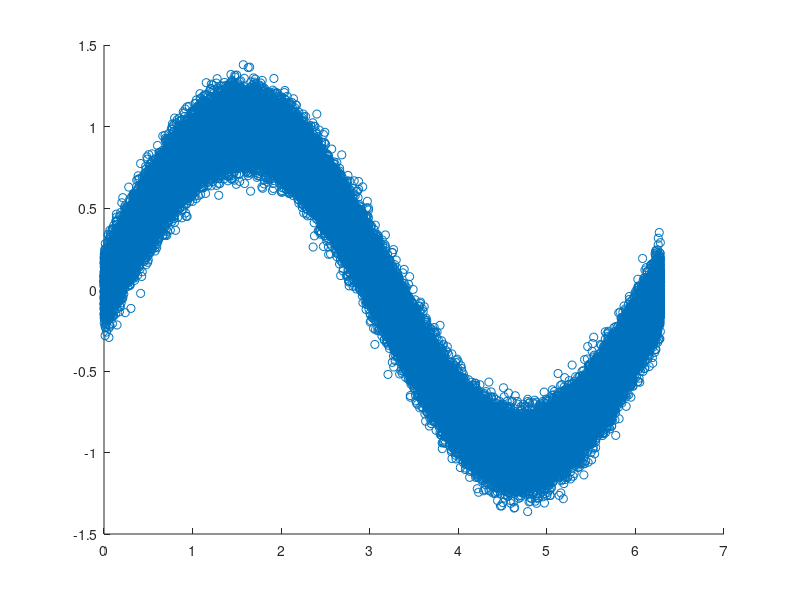

Source code (MATLAB): (Note: this script raises an error after producing the figure.)
x = 0:0.0000001:2*pi;
x = x';
y = sin(x);
close all
n = numel(x);
r = randi([1 n],100000,1);
X = x(r);
Y = y(r);
Y = Y + normrnd(0,0.1,size(Y));
%%
figure
scatter(X,Y)
%%
B = TreeBagger(10,X,Y,'Method','regression','InBagFraction',0.05);
%view(B.Trees{1})
Xpred =0:0.001:2*pi;
Ypred = predict(B,Xpred');

%%
%SVM = fitrsvm(X,Y,'OptimizeHyperparameters','auto',...
%    'HyperparameterOptimizationOptions',struct('AcquisitionFunctionName',...
%    'expected-improvement-plus'))
%SVM = fitrsvm(X,Y,'Standardize',true,'KernelFunction','rbf')

%%
%SMVYpred = predict(SVM,Xpred');
NNYpred = modelApprox(Xpred);
figure
hold on
plot(Xpred,Ypred);
plot(Xpred,NNYpred);
%plot(Xpred,SMVYpred);
plot(Xpred,sin(Xpred));
x = 0.1;
legend('BagTrees', 'neuralnet', 'ground truth')